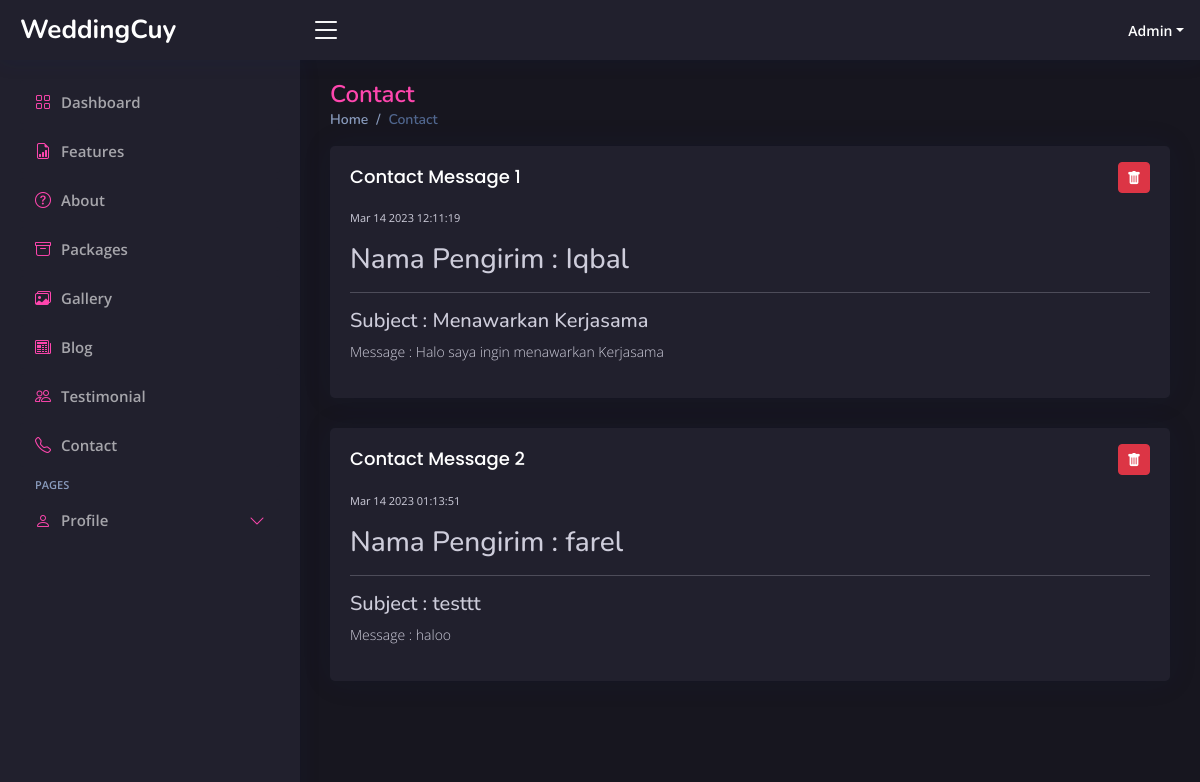
/admin/index.php?page=contact (signed in), run on the app's committed database.
### tables this page shows
CREATE TABLE `contact` (
  `id` int(11) NOT NULL,
  `contact_date` datetime DEFAULT NULL,
  `contact_name` varchar(225) NOT NULL,
  `contact_email` varchar(255) NOT NULL,
  `contact_subject` varchar(255) NOT NULL,
  `contact_message` text NOT NULL
);

### admin/page/contact.php (the view, shortened to what this page needs)
<div class="pagetitle">
    <h1>Contact</h1>
    <nav>
        <ol class="breadcrumb">
            <li class="breadcrumb-item"><a href="index.php?page=dashboard">Home</a></li>
            <li class="breadcrumb-item active">Contact</li>
        </ol>
    </nav>
</div>
<section class="section dashboard">
    <div class="row">
        <?php
        $query = "SELECT * FROM contact ORDER BY id ASC";
        $result = mysqli_query($koneksi2, $query);
        $no = 1;
        while ($row = mysqli_fetch_assoc($result)) {
        ?>
            <div class="col-12">
                <div class="card contact-card">
                    <div class="card-body">
                        <div class="d-flex justify-content-between">
                            <div class="name">
                                <h5 class="card-title">Contact Message <?php echo $no ?></h5>
                            </div>
                            <div class="opsi py-3">
                                <a href="../action.php?act=delete-contact&id=<?php echo $row['id']; ?>" class="btn btn-danger btn-sm" onclick="return confirm('Anda yakin akan menghapus data ini?')"><i class="bi bi-trash-fill"></i></a>
                            </div>
                        </div>
                        <div class="">
                            <p style="font-size: 11px;"><?php echo date('M d Y H:i:s' , strtotime($row['contact_date'])); ?></p>
                            <h3 class="">Nama Pengirim : <?php echo $row['contact_name']; ?></h3>
                            <hr>
                            <h5>Subject : <?php echo $row['contact_subject']; ?></h5>
                            <p style="font-size: 14px; font-weight: 200;">Message : <?php echo $row['contact_message']; ?></p>
                        </div>
                    </div>
                </div>
            </div>
        <?php
            $no++;
        }
        ?>
    </div>
</section>

### data on the page
contact: contact_date "Mar 14 2023 12:11:19", contact_name "Iqbal", contact_subject "Menawarkan Kerjasama", contact_message "Halo saya ingin menawarkan Kerjasama"
contact: contact_date "Mar 14 2023 01:13:51", contact_name "farel", contact_subject "testtt", contact_message "haloo"
